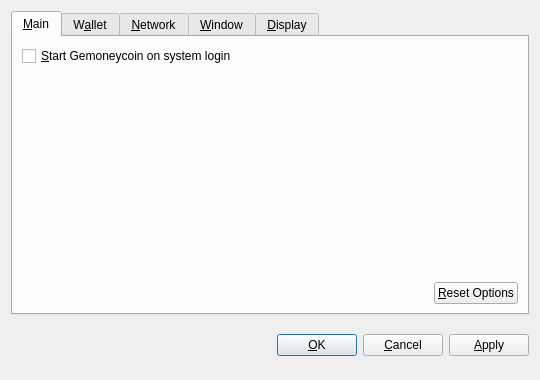
<?xml version="1.0" encoding="UTF-8"?>
<ui version="4.0">
 <class>OptionsDialog</class>
 <widget class="QDialog" name="OptionsDialog">
  <property name="geometry">
   <rect>
    <x>0</x>
    <y>0</y>
    <width>540</width>
    <height>380</height>
   </rect>
  </property>
  <property name="windowTitle">
   <string>Options</string>
  </property>
  <property name="modal">
   <bool>true</bool>
  </property>
  <layout class="QVBoxLayout" name="verticalLayout">
   <item>
    <widget class="QTabWidget" name="tabWidget">
     <property name="tabPosition">
      <enum>QTabWidget::North</enum>
     </property>
     <property name="currentIndex">
      <number>0</number>
     </property>
     <widget class="QWidget" name="tabMain">
      <attribute name="title">
       <string>&amp;Main</string>
      </attribute>
      <layout class="QVBoxLayout" name="verticalLayout_Main">
       <item>
        <widget class="QCheckBox" name="bitcoinAtStartup">
         <property name="toolTip">
          <string>Automatically start Gemoneycoin after logging in to the system.</string>
         </property>
         <property name="text">
          <string>&amp;Start Gemoneycoin on system login</string>
         </property>
        </widget>
       </item>
       <item>
        <spacer name="verticalSpacer_Main">
         <property name="orientation">
          <enum>Qt::Vertical</enum>
         </property>
         <property name="sizeHint" stdset="0">
          <size>
           <width>20</width>
           <height>40</height>
          </size>
         </property>
        </spacer>
       </item>
       <item>
        <layout class="QHBoxLayout" name="horizontalLayout_2_Main">
         <item>
          <spacer name="horizontalSpacer_2_Main">
           <property name="orientation">
            <enum>Qt::Horizontal</enum>
           </property>
           <property name="sizeHint" stdset="0">
            <size>
             <width>40</width>
             <height>20</height>
            </size>
           </property>
          </spacer>
         </item>
         <item>
          <widget class="QPushButton" name="resetButton">
           <property name="toolTip">
            <string>Reset all client options to default.</string>
           </property>
           <property name="text">
            <string>&amp;Reset Options</string>
           </property>
           <property name="autoDefault">
            <bool>false</bool>
           </property>
          </widget>
         </item>
        </layout>
       </item>
      </layout>
     </widget>
     <widget class="QWidget" name="tabWallet">
      <attribute name="title">
       <string>W&amp;allet</string>
      </attribute>
      <layout class="QVBoxLayout" name="verticalLayout_Network">
       <item>
        <widget class="QLabel" name="transactionFeeInfoLabel">
         <property name="text">
          <string>Optional transaction fee per kB that helps make sure your transactions are processed quickly. Most transactions are 1 kB.</string>
         </property>
         <property name="textFormat">
          <enum>Qt::PlainText</enum>
         </property>
         <property name="wordWrap">
          <bool>true</bool>
         </property>
        </widget>
       </item>
       <item>
        <layout class="QHBoxLayout" name="horizontalLayout_1_Main">
         <item>
          <widget class="QLabel" name="transactionFeeLabel">
           <property name="text">
            <string>Pay transaction &amp;fee</string>
           </property>
           <property name="textFormat">
            <enum>Qt::PlainText</enum>
           </property>
           <property name="buddy">
            <cstring>transactionFee</cstring>
           </property>
          </widget>
         </item>
         <item>
          <widget class="BitcoinAmountField" name="transactionFee"/>
         </item>
         <item>
          <spacer name="horizontalSpacer_1_Main">
           <property name="orientation">
            <enum>Qt::Horizontal</enum>
           </property>
           <property name="sizeHint" stdset="0">
            <size>
             <width>40</width>
             <height>20</height>
            </size>
           </property>
          </spacer>
         </item>
        </layout>
       </item>
       <item>
        <widget class="QLabel" name="label">
         <property name="text">
          <string>If you disable the spending of unconfirmed change, the change from a transaction cannot be used until that transaction has at least one confirmation. This also affects how your balance is computed.</string>
         </property>
         <property name="wordWrap">
          <bool>true</bool>
         </property>
        </widget>
       </item>
       <item>
        <widget class="QCheckBox" name="spendZeroConfChange">
         <property name="text">
          <string>Spend unconfirmed change  (experts only)</string>
         </property>
        </widget>
       </item>
       <item>
        <spacer name="verticalSpacer">
         <property name="orientation">
          <enum>Qt::Vertical</enum>
         </property>
         <property name="sizeHint" stdset="0">
          <size>
           <width>20</width>
           <height>40</height>
          </size>
         </property>
        </spacer>
       </item>
      </layout>
     </widget>
     <widget class="QWidget" name="tabNetwork">
      <attribute name="title">
       <string>&amp;Network</string>
      </attribute>
      <layout class="QVBoxLayout" name="verticalLayout_Network">
       <item>
        <widget class="QCheckBox" name="mapPortUpnp">
         <property name="toolTip">
          <string>Automatically open the Gemoneycoin client port on the router. This only works when your router supports UPnP and it is enabled.</string>
         </property>
         <property name="text">
          <string>Map port using &amp;UPnP</string>
         </property>
        </widget>
       </item>
       <item>
        <widget class="QCheckBox" name="connectSocks">
         <property name="toolTip">
          <string>Connect to the Gemoneycoin network through a SOCKS proxy (e.g. when connecting through Tor).</string>
         </property>
         <property name="text">
          <string>&amp;Connect through SOCKS proxy:</string>
         </property>
        </widget>
       </item>
       <item>
        <layout class="QHBoxLayout" name="horizontalLayout_Network">
         <item>
          <widget class="QLabel" name="proxyIpLabel">
           <property name="text">
            <string>Proxy &amp;IP:</string>
           </property>
           <property name="textFormat">
            <enum>Qt::PlainText</enum>
           </property>
           <property name="buddy">
            <cstring>proxyIp</cstring>
           </property>
          </widget>
         </item>
         <item>
          <widget class="QValidatedLineEdit" name="proxyIp">
           <property name="maximumSize">
            <size>
             <width>140</width>
             <height>16777215</height>
            </size>
           </property>
           <property name="toolTip">
            <string>IP address of the proxy (e.g. 127.0.0.1)</string>
           </property>
          </widget>
         </item>
         <item>
          <widget class="QLabel" name="proxyPortLabel">
           <property name="text">
            <string>&amp;Port:</string>
           </property>
           <property name="textFormat">
            <enum>Qt::PlainText</enum>
           </property>
           <property name="buddy">
            <cstring>proxyPort</cstring>
           </property>
          </widget>
         </item>
         <item>
          <widget class="QLineEdit" name="proxyPort">
           <property name="maximumSize">
            <size>
             <width>55</width>
             <height>16777215</height>
            </size>
           </property>
           <property name="toolTip">
            <string>Port of the proxy (e.g. 9050)</string>
           </property>
          </widget>
         </item>
         <item>
          <widget class="QLabel" name="socksVersionLabel">
           <property name="text">
            <string>SOCKS &amp;Version:</string>
           </property>
           <property name="textFormat">
            <enum>Qt::PlainText</enum>
           </property>
           <property name="buddy">
            <cstring>socksVersion</cstring>
           </property>
          </widget>
         </item>
         <item>
          <widget class="QValueComboBox" name="socksVersion">
           <property name="toolTip">
            <string>SOCKS version of the proxy (e.g. 5)</string>
           </property>
          </widget>
         </item>
         <item>
          <spacer name="horizontalSpacer_Network">
           <property name="orientation">
            <enum>Qt::Horizontal</enum>
           </property>
           <property name="sizeHint" stdset="0">
            <size>
             <width>40</width>
             <height>20</height>
            </size>
           </property>
          </spacer>
         </item>
        </layout>
       </item>
       <item>
        <spacer name="verticalSpacer_Network">
         <property name="orientation">
          <enum>Qt::Vertical</enum>
         </property>
         <property name="sizeHint" stdset="0">
          <size>
           <width>20</width>
           <height>40</height>
          </size>
         </property>
        </spacer>
       </item>
      </layout>
     </widget>
     <widget class="QWidget" name="tabWindow">
      <attribute name="title">
       <string>&amp;Window</string>
      </attribute>
      <layout class="QVBoxLayout" name="verticalLayout_Window">
       <item>
        <widget class="QCheckBox" name="minimizeToTray">
         <property name="toolTip">
          <string>Show only a tray icon after minimizing the window.</string>
         </property>
         <property name="text">
          <string>&amp;Minimize to the tray instead of the taskbar</string>
         </property>
        </widget>
       </item>
       <item>
        <widget class="QCheckBox" name="minimizeOnClose">
         <property name="toolTip">
          <string>Minimize instead of exit the application when the window is closed. When this option is enabled, the application will be closed only after selecting Quit in the menu.</string>
         </property>
         <property name="text">
          <string>M&amp;inimize on close</string>
         </property>
        </widget>
       </item>
       <item>
        <spacer name="verticalSpacer_Window">
         <property name="orientation">
          <enum>Qt::Vertical</enum>
         </property>
         <property name="sizeHint" stdset="0">
          <size>
           <width>20</width>
           <height>40</height>
          </size>
         </property>
        </spacer>
       </item>
      </layout>
     </widget>
     <widget class="QWidget" name="tabDisplay">
      <attribute name="title">
       <string>&amp;Display</string>
      </attribute>
      <layout class="QVBoxLayout" name="verticalLayout_Display">
       <item>
        <layout class="QHBoxLayout" name="horizontalLayout_1_Display">
         <item>
          <widget class="QLabel" name="langLabel">
           <property name="text">
            <string>User Interface &amp;language:</string>
           </property>
           <property name="textFormat">
            <enum>Qt::PlainText</enum>
           </property>
           <property name="buddy">
            <cstring>lang</cstring>
           </property>
          </widget>
         </item>
         <item>
          <widget class="QValueComboBox" name="lang">
           <property name="toolTip">
            <string>The user interface language can be set here. This setting will take effect after restarting Gemoneycoin.</string>
           </property>
          </widget>
         </item>
        </layout>
       </item>
       <item>
        <layout class="QHBoxLayout" name="horizontalLayout_2_Display">
         <item>
          <widget class="QLabel" name="unitLabel">
           <property name="text">
            <string>&amp;Unit to show amounts in:</string>
           </property>
           <property name="textFormat">
            <enum>Qt::PlainText</enum>
           </property>
           <property name="buddy">
            <cstring>unit</cstring>
           </property>
          </widget>
         </item>
         <item>
          <widget class="QValueComboBox" name="unit">
           <property name="toolTip">
            <string>Choose the default subdivision unit to show in the interface and when sending coins.</string>
           </property>
          </widget>
         </item>
        </layout>
       </item>
       <item>
        <widget class="QCheckBox" name="displayAddresses">
         <property name="toolTip">
          <string>Whether to show Gemoneycoin addresses in the transaction list or not.</string>
         </property>
         <property name="text">
          <string>&amp;Display addresses in transaction list</string>
         </property>
        </widget>
       </item>
       <item>
        <widget class="QCheckBox" name="coinControlFeatures">
         <property name="toolTip">
          <string>Whether to show coin control features or not.</string>
         </property>
         <property name="text">
          <string>Display coin &amp;control features (experts only!)</string>
         </property>
        </widget>
       </item>
       <item>
        <spacer name="verticalSpacer_Display">
         <property name="orientation">
          <enum>Qt::Vertical</enum>
         </property>
         <property name="sizeHint" stdset="0">
          <size>
           <width>20</width>
           <height>40</height>
          </size>
         </property>
        </spacer>
       </item>
      </layout>
     </widget>
    </widget>
   </item>
   <item>
    <layout class="QHBoxLayout" name="horizontalLayout_Buttons">
     <item>
      <spacer name="horizontalSpacer_1">
       <property name="orientation">
        <enum>Qt::Horizontal</enum>
       </property>
       <property name="sizeHint" stdset="0">
        <size>
         <width>40</width>
         <height>48</height>
        </size>
       </property>
      </spacer>
     </item>
     <item>
      <widget class="QLabel" name="statusLabel">
       <property name="font">
        <font>
         <weight>75</weight>
         <bold>true</bold>
        </font>
       </property>
       <property name="text">
        <string/>
       </property>
       <property name="textFormat">
        <enum>Qt::PlainText</enum>
       </property>
       <property name="wordWrap">
        <bool>true</bool>
       </property>
      </widget>
     </item>
     <item>
      <spacer name="horizontalSpacer_2">
       <property name="orientation">
        <enum>Qt::Horizontal</enum>
       </property>
       <property name="sizeHint" stdset="0">
        <size>
         <width>40</width>
         <height>48</height>
        </size>
       </property>
      </spacer>
     </item>
     <item>
      <widget class="QPushButton" name="okButton">
       <property name="text">
        <string>&amp;OK</string>
       </property>
      </widget>
     </item>
     <item>
      <widget class="QPushButton" name="cancelButton">
       <property name="text">
        <string>&amp;Cancel</string>
       </property>
       <property name="autoDefault">
        <bool>false</bool>
       </property>
      </widget>
     </item>
     <item>
      <widget class="QPushButton" name="applyButton">
       <property name="text">
        <string>&amp;Apply</string>
       </property>
       <property name="autoDefault">
        <bool>false</bool>
       </property>
      </widget>
     </item>
    </layout>
   </item>
  </layout>
 </widget>
 <customwidgets>
  <customwidget>
   <class>BitcoinAmountField</class>
   <extends>QSpinBox</extends>
   <header>bitcoinamountfield.h</header>
  </customwidget>
  <customwidget>
   <class>QValueComboBox</class>
   <extends>QComboBox</extends>
   <header>qvaluecombobox.h</header>
  </customwidget>
  <customwidget>
   <class>QValidatedLineEdit</class>
   <extends>QLineEdit</extends>
   <header>qvalidatedlineedit.h</header>
  </customwidget>
 </customwidgets>
 <resources/>
 <connections/>
</ui>
